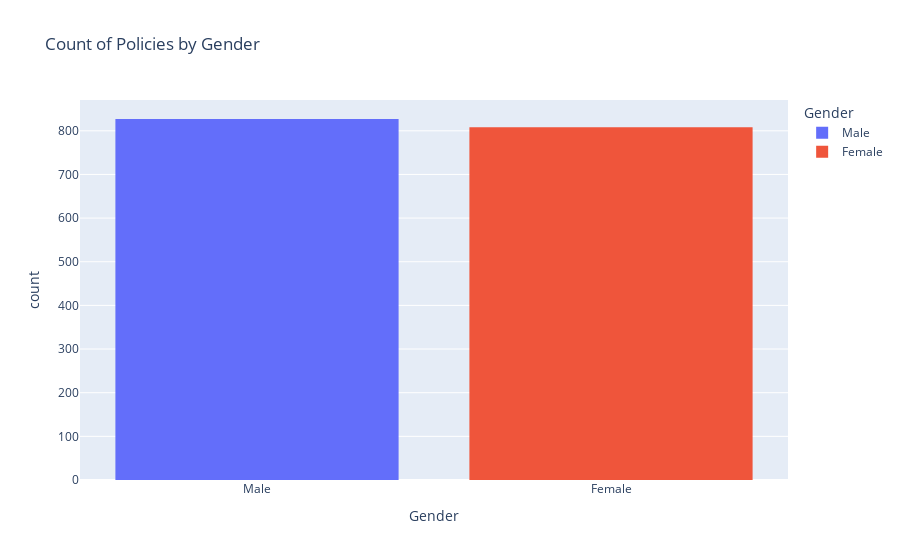

Write notebook code for a chart like this one.
### Code cell
fig = px.histogram(dfNew, x='Gender', title="Count of Policies by Gender" ,hover_data=['Policy Value'], color= 'Gender')
fig.show()

### Figure 1 — Plotly figure (JSON) as saved in the notebook; plotly's stock layout.template omitted (floating-point values rounded to 4 significant figures; data arrays with more than 128 entries replaced by an {"elided": "..."} marker saying what was removed)
{"data": [{"alignmentgroup": "True", "bingroup": "x", "hovertemplate": "Gender=%{x}<br>count=%{y}<extra></extra>", "legendgroup": "Male", "marker": {"color": "#636efa"}, "name": "Male", "offsetgroup": "Male", "orientation": "v", "showlegend": true, "type": "histogram", "x": {"elided": "827 str values"}, "xaxis": "x", "yaxis": "y"}, {"alignmentgroup": "True", "bingroup": "x", "hovertemplate": "Gender=%{x}<br>count=%{y}<extra></extra>", "legendgroup": "Female", "marker": {"color": "#EF553B"}, "name": "Female", "offsetgroup": "Female", "orientation": "v", "showlegend": true, "type": "histogram", "x": {"elided": "808 str values"}, "xaxis": "x", "yaxis": "y"}], "layout": {"barmode": "relative", "legend": {"title": {"text": "Gender"}, "tracegroupgap": 0}, "title": {"text": "Count of Policies by Gender"}, "xaxis": {"anchor": "y", "categoryarray": ["Male", "Female"], "categoryorder": "array", "domain": [0, 1], "title": {"text": "Gender"}}, "yaxis": {"anchor": "x", "domain": [0, 1], "title": {"text": "count"}}}}
